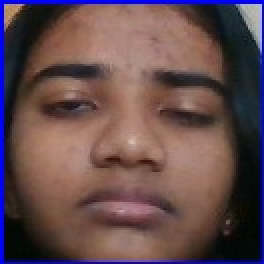
#> input picture Finished project DMT/Try_face_clustering/dataset/User.4.45.jpg, 132 x 132 px, found by its file name (shown 2 times larger)
$ python Histogram.py
#> lines starting #> are read from the running program, lines starting #| are printed output that depends on the picture
# importing required libraries of opencv
import cv2

# importing library for plotting
from matplotlib import pyplot as plt

# reads an input image
img = cv2.imread('dataSet/User.4.45.jpg',0)
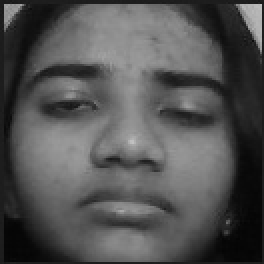
#> img: shape (132, 132) (shown 2 times larger); min 4, max 194, mean 82.5

# find frequency of pixels in range 0-255
histr = cv2.calcHist([img],[0],None,[256],[0,256])
#> histr = 256 values, max 487 at index 29, min 0 at index 0, mean 68.06

# show the plotting graph of an image
plt.plot(histr)
plt.show()
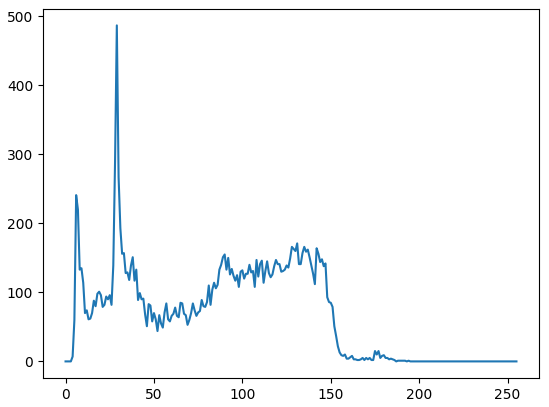
#> figure drawn by matplotlib, 1 panel; curve peaks at x = 29, y = 487

$ run again, with Finished project DMT/Try_face_clustering/dataset/User.4.1.jpg copied over Finished project DMT/Try_face_clustering/dataset/User.4.45.jpg
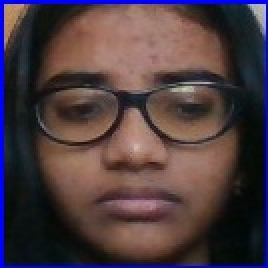
#> input picture Finished project DMT/Try_face_clustering/dataset/User.4.1.jpg, 134 x 134 px, found by its file name (shown 2 times larger)
#> `img = cv2.imread('dataSet/User.4.45.jpg',0)`:
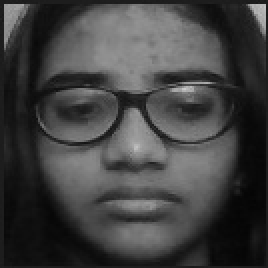
#> img: shape (134, 134) (shown 2 times larger); min 4, max 202, mean 65.1
#> histr = 256 values, max 548 at index 29, min 0 at index 0, mean 70.14
#> `plt.show()`:
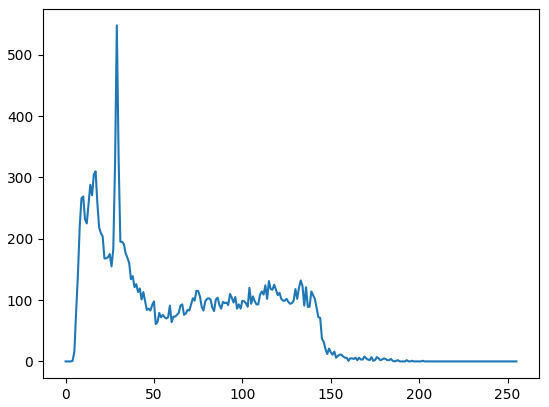
#> figure drawn by matplotlib, 1 panel; curve peaks at x = 29, y = 548

$ run again, with Finished project DMT/Try_face_clustering/dataset/User.4.100.jpg copied over Finished project DMT/Try_face_clustering/dataset/User.4.45.jpg
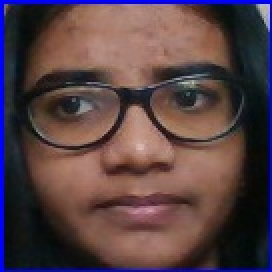
#> input picture Finished project DMT/Try_face_clustering/dataset/User.4.100.jpg, 136 x 136 px, found by its file name (shown 2 times larger)
#> `img = cv2.imread('dataSet/User.4.45.jpg',0)`:
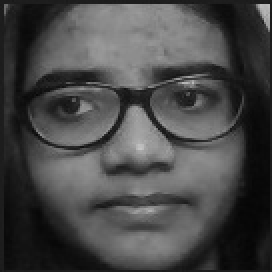
#> img: shape (136, 136) (shown 2 times larger); min 5, max 197, mean 71.9
#> histr = 256 values, max 550 at index 29, min 0 at index 0, mean 72.25
#> `plt.show()`:
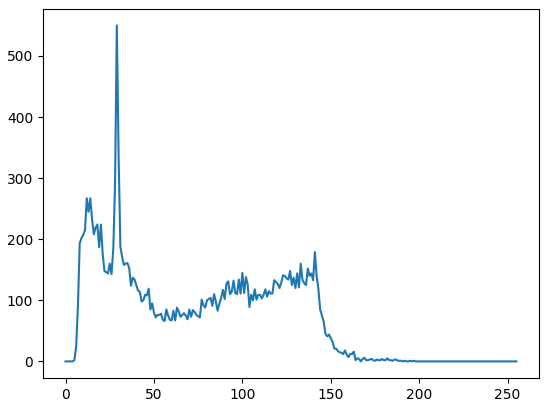
#> figure drawn by matplotlib, 1 panel; curve peaks at x = 29, y = 550
